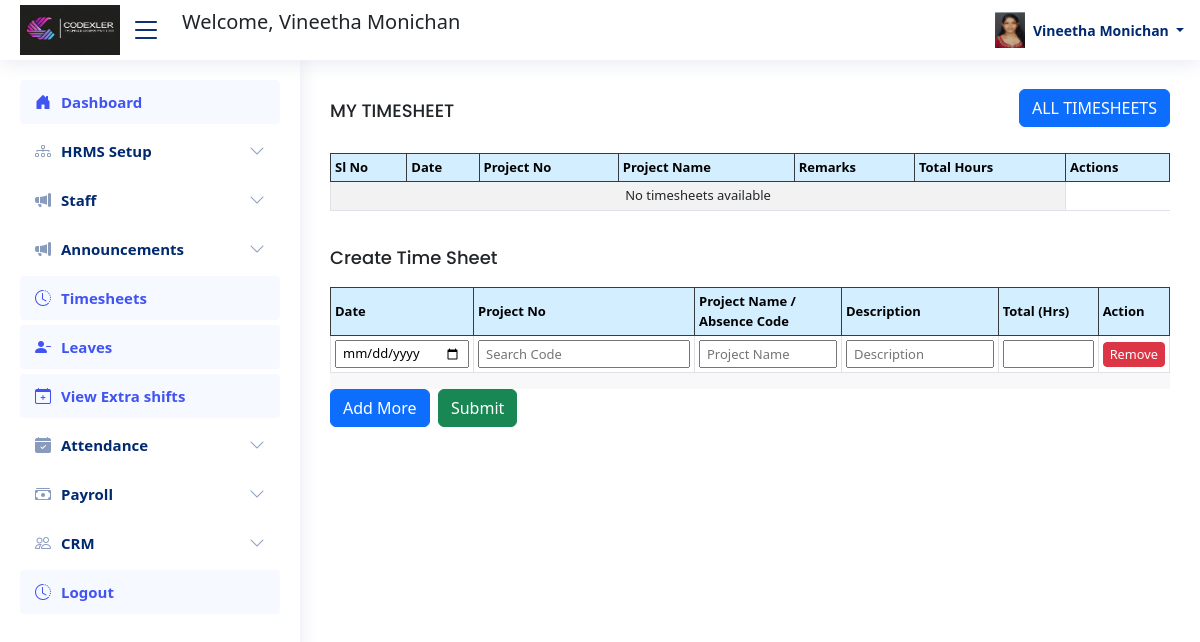
The page /view_timesheets_admin (signed in) on the database as committed earlier.
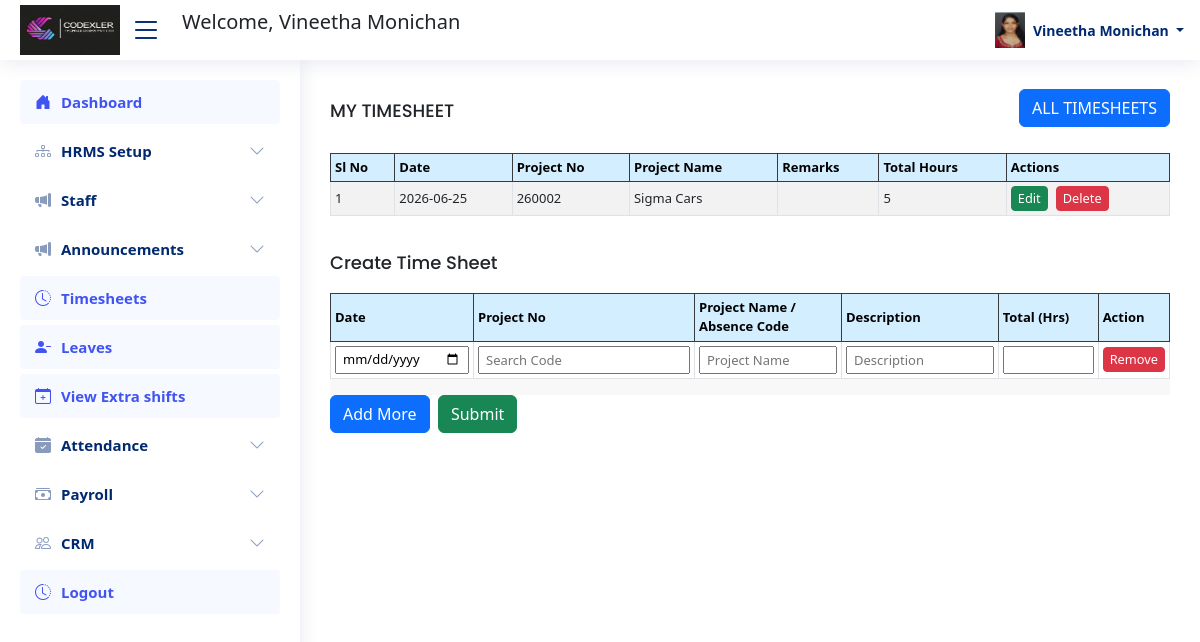
The same page on the database as committed later.
### codex_app/models.py (models this page shows, shortened)
class Create_Timesheet_Line(models.Model):
    timesheet = models.ForeignKey(
        Create_Timesheet,
        on_delete=models.CASCADE,
        related_name="timesheet_lines",
        null=True,
        blank=True
    )
    staff_list = models.ForeignKey(
        Registration,
        on_delete=models.CASCADE,
        related_name="timesheet_lines",
        null=True,
        blank=True
    )
    project_name = models.CharField(max_length=200, null=True, blank=True)
    project_no = models.CharField(max_length=200, null=True, blank=True)
    remarks = models.CharField(max_length=200, null=True, blank=True)
    date = models.DateField(null=True, blank=True)
    total_hours_taken = models.IntegerField(default=0, null=True, blank=True)
    duration_hours = models.IntegerField(default=0, null=True, blank=True)
    duration_minutes = models.IntegerField(default=0, null=True, blank=True)
    STATUS_CHOICES = (
        ('Pending', 'Pending'),
        ('Ongoing', 'Ongoing'),
        ('Completed', 'Completed'),
    )
    status = models.CharField(
        max_length=20,
        choices=STATUS_CHOICES,
        default='Pending'
    )

### codex_app/views.py (the view)
# urls.py: path('view_timesheets_admin', views.view_timesheets_admin, name='view_timesheets_admin'),
def view_timesheets_admin(request):
    bok = get_object_or_404(Registration, id=request.session.get('logg'))
    timesheets = Create_Timesheet_Line.objects.filter(staff_list_id=bok.id)
    return render(request, 'view_timesheets_admin.html', {'timesheets': timesheets, 'bok': bok})

### templates/view_timesheets_admin.html (shortened to what the changed rows need)
{% include 'admin_navbar.html' %}
{% load static %}
<!DOCTYPE html>
<html lang="en">
<head>
    <link href="https://cdn.jsdelivr.net/npm/bootstrap@5.3.0/dist/css/bootstrap.min.css" rel="stylesheet">
    <link rel="stylesheet" href="https://pro.fontawesome.com/releases/v5.10.0/css/all.css">
    <link rel="stylesheet" href="https://cdn.datatables.net/1.13.4/css/jquery.dataTables.min.css">
</head>
<body>
<main id="main" class="main">
  <div class="table-responsive mt-3">
    <table id="projectTable" class="table table-striped table-bordered compact-table">
      <thead class="table-dark">
        <tr>
          <th style="background-color: #D3EEFF; color: black;">Sl No</th>
          <th style="background-color: #D3EEFF; color: black;">Date</th>
          <th style="background-color: #D3EEFF; color: black;">Project No</th>
          <th style="background-color: #D3EEFF; color: black;">Project Name</th>
          <th style="background-color: #D3EEFF; color: black;">Remarks</th>
          <th style="background-color: #D3EEFF; color: black;">Total Hours</th>
          <th style="background-color: #D3EEFF; color: black;">Actions</th>
        </tr>
      </thead>
      <tbody>
        {% for timesheet in timesheets|dictsortreversed:"id"  %}
        <tr class="timesheet-row" data-id="{{ timesheet.timesheet.id }}" data-project-no="{{ timesheet.project_no }}"
            data-project-name="{{ timesheet.project_name }}" data-start-date="{{ timesheet.date|date:'Y-m-d' }}"
            data-total-hours="{{ timesheet.total_hours_taken }}" data-remarks="{{ timesheet.remarks }}"
            data-admin-id="{{ timesheet.admin_list.id }}" data-week-no="{{ timesheet.timesheet.week_no|default:'' }}"
            data-location="{{ timesheet.timesheet.location|default:'' }}">
          <td >{{ forloop.counter }}</td>
          <td>{{ timesheet.date|date:'Y-m-d' }}</td>
          <td>{{ timesheet.project_no }}</td>
          <td>{{ timesheet.project_name }}</td>
          <td>{{ timesheet.remarks }}</td>
          <td>{{ timesheet.total_hours_taken }}</td>
          <td>
            <div class="d-flex gap-2">
              <button style="font-size: 0.8rem;" class="btn btn-success btn-sm edit-timesheet-btn" data-bs-toggle="modal"
                      data-bs-target="#editTimesheetModal" data-url="{% url 'update_timesheet_admin' timesheet_id=timesheet.id %}"
                      data-project-no="{{ timesheet.project_no }}" data-project-name="{{ timesheet.project_name }}"
                      data-start-date="{{ timesheet.start_datetime|date:'Y-m-d' }}" data-due-date="{{ timesheet.end_datetime|date:'Y-m-d' }}"
                      data-remarks="{{ timesheet.remarks }}" data-admin-list="{{ timesheet.admin_list }}"
                      data-week-no="{{ timesheet.week_no }}" data-location="{{ timesheet.location }}">
                Edit
              </button>
              <button style="font-size: 0.8rem;" class="btn btn-danger btn-sm" onclick="confirmDelete('{% url 'delete_timesheet_admin' timesheet.id %}')">Delete</button>
            </div>
          </td>
        </tr>
        {% empty %}
        <tr>
          <td colspan="6" class="text-center">No timesheets available</td>
        </tr>
        {% endfor %}
      </tbody>
    </table>
  </div>
<form action="{% url 'add_timesheet_admin' %}" method="post" class="form" novalidate>
  <div class="table-responsive mt-1" style="background-color: #f8f8f8;"style="margin-top: -15px;">
    <table class="table table-bordered table-hover compact-table" id="timesheet-table">
      <thead class="table-dark">
        <tr>
          <th style="background-color: #D3EEFF; color:black;">Date</th>
          <th style="background-color: #D3EEFF; color:black;">Project No</th>
          <th style="background-color: #D3EEFF; color:black;">Project Name / Absence Code</th>
          <th style="background-color: #D3EEFF; color:black;">Description</th>
          <th style="background-color: #D3EEFF; color:black; width:100px;">Total (Hrs)</th>
          <th style="background-color: #D3EEFF; color:black;">Action</th>
        </tr>
      </thead>
    </table>
  </div>
</form>
</main>
</body>
</html>

Rows that differ between the two databases and show on the page:
added Create_Timesheet_Line: date "2026-06-25", project_no "260002", project_name "Sigma Cars", total_hours_taken "5"
Other text that changed with them:
text no longer shown: "No timesheets available"
